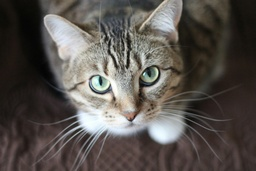
#> input picture Week2/pexels-kmerriman-20787.jpg, 256 x 171 px, shrunk from 3456 x 2304 before the run
$ jupyter execute --allow-errors Equalication.ipynb
#> lines starting #> are read from the running program, lines starting #| are printed output that depends on the picture
[cell 1]
import numpy as np
import matplotlib.pyplot as plt

# Original 3-bit image
image1 = np.array([[0, 1, 1],
                  [1, 2, 0],
                  [1, 0, 2]])

# Calculate histogram
hist, _ = np.histogram(image1.flatten(), bins=[0, 1, 2, 3], density=False)

# Calculate cumulative distribution function (CDF)
cdf = hist.cumsum()

# Normalize CDF using maximum value for a 3-bit image
max_value = 7
normalized_cdf = np.round((cdf / cdf[-1]) * max_value).astype(int)

# Map the original pixel values to new values
equalized_image = normalized_cdf[image1]

# Plot original and equalized images
plt.figure(figsize=(8, 4))

plt.subplot(1, 2, 1)
plt.title("Original Image")
plt.imshow(image1, cmap='gray', vmin=0, vmax=2)
plt.axis('off')

plt.subplot(1, 2, 2)
plt.title("Equalized Image")
plt.imshow(equalized_image, cmap='gray', vmin=0, vmax=7)
plt.axis('off')

plt.show()
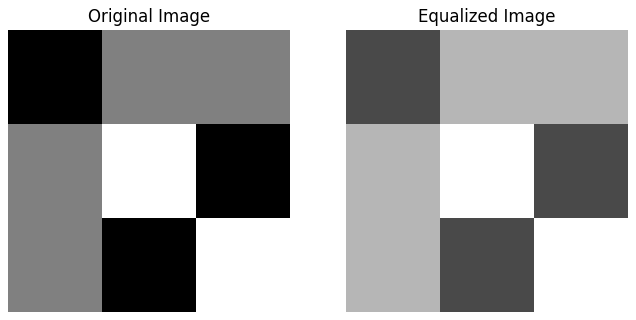
#> figure drawn by matplotlib, 2 panels

[cell 2]
import cv2
import numpy as np
import matplotlib.pyplot as plt

# Load the image in grayscale
image = cv2.imread('pexels-kmerriman-20787.jpg', cv2.IMREAD_GRAYSCALE)
#> image: shape (171, 256); min 3, max 255, mean 83.4
#show the image
plt.imshow(image, cmap='gray')

[cell 3]
#check data type and maximum value
image.dtype
image.max()
#> Out = 255

[cell 4]
#plot historgram
f = np.zeros(256)
for i in range(256):
    f[i] = np.sum(image == i)
#> after the loop, f = 256 values, max 568 at index 45, min 0 at index 0, mean 171
plt.bar(np.arange(256), f)
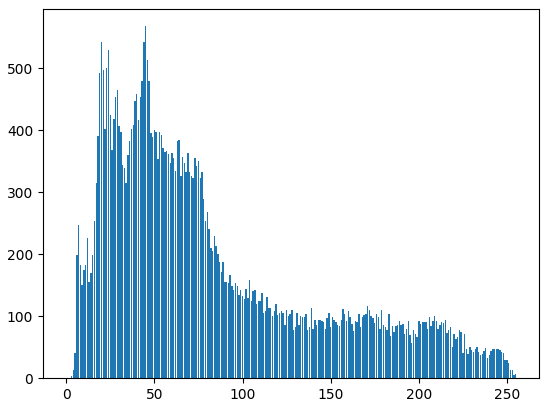
#> figure drawn by matplotlib, 1 panel; tallest bar 568 high, from x = 44.6 to 45.4

[cell 5]
cf = np.cumsum(f)
#> cf = 256 values from 0 to 43776
print(len(cf))
#| 256
plt.plot(np.arange(256), cf)
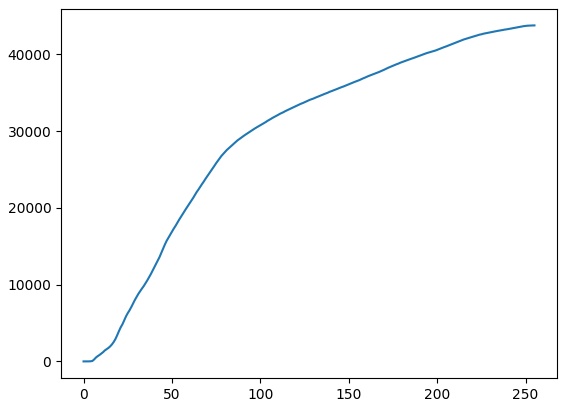
#> figure drawn by matplotlib, 1 panel; curve peaks at x = 255, y = 43776

[cell 6]
np.prod(image.shape)
#> Out = 43776

[cell 7]
cf
#> Out = 256 values from 0 to 43776

[cell 8]
cf /= np.prod(image.shape)
#> cf = 256 values from 0 to 1
plt.plot(np.arange(256), cf)
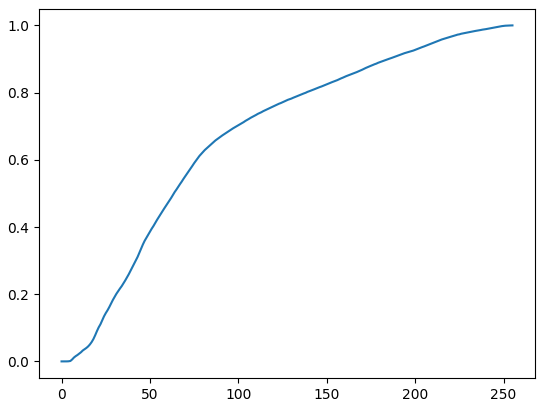
#> figure drawn by matplotlib, 1 panel; curve peaks at x = 255, y = 1

[cell 9]
mapping = np.round(cf * 255)
#> mapping = 256 values from 0 to 255
mapping = mapping.astype(np.uint8)
mapping
#> Out = 256 values from 0 to 255

[cell 10]
B = image.copy()
for i in range(256):
  B[image==i] = mapping[i]
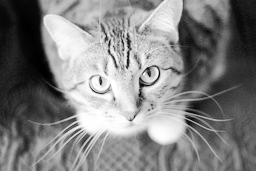
#> B: shape (171, 256); min 0, max 255, mean 128.3

[cell 11]
plt.subplot(1,2,1); plt.imshow(image, cmap='gray')
plt.subplot(1,2,2); plt.imshow(B, cmap='gray')

[cell 12]
# Load the image in grayscale
T = cv2.imread('tunnel.jpg', cv2.IMREAD_GRAYSCALE)
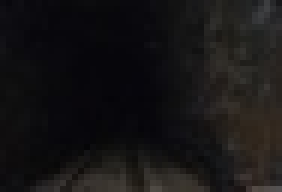
#> input picture Week2/tunnel.jpg, 47 x 32 px, shrunk from 639 x 429 before the run (shown 6 times larger)
#> T: shape (32, 47); min 5, max 82, mean 21.4
#show the image
plt.imshow(T, cmap='gray')

[cell 13]
def histeq(input):
  f = np.zeros(256)
  for i in range(0, 256):
    f[i] = np.sum(input == i)
  cf = np.cumsum(f)
  cf /= np.prod(input.shape)
  mapping = np.round(cf * 255).astype(np.uint8)
  output = input.copy()
  for i in range(256):
    output[input==i] = mapping[i]
  return output

[cell 14]
B = T.copy()
kernel = 11
stride = 1
k = kernel//2
for i in range(0, T.shape[0], stride):
  for j in range(0, T.shape[1], stride):
    temp = T[i: i + kernel, j: j + kernel]
    if np.prod(temp.shape) == kernel ** 2:
      B[i+k, j+k] = histeq(temp)[k, k]
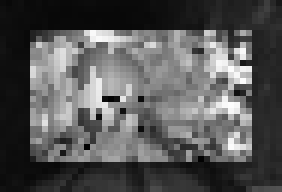
#> B: shape (32, 47) (shown 6 times larger); min 2, max 253, mean 86.3
